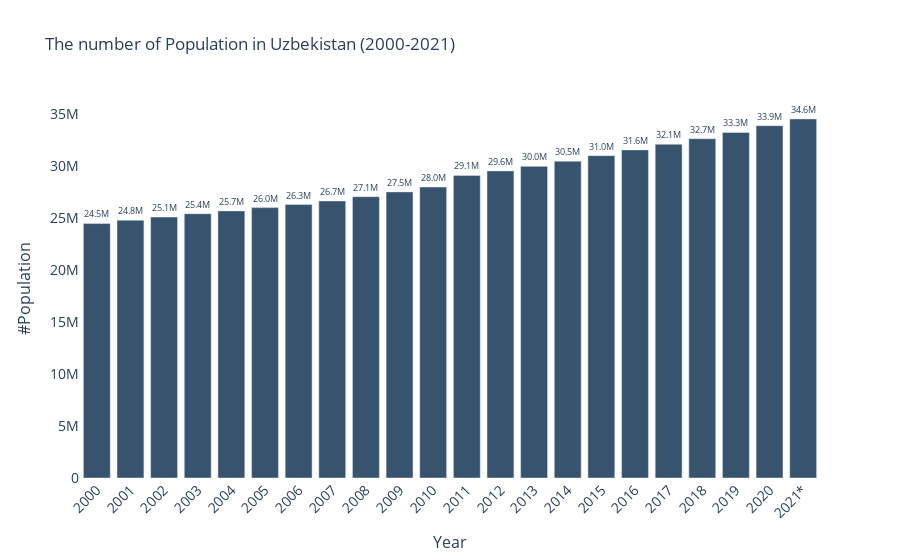

Write notebook code for a chart like this one.
### Markdown cell above
# Population (Visulization)

### Code cell
a =[]
b =[]
for key, value in reversed(values.items()):
    entry = Data_year(value, population) 
    a.append(key)
    b.append(float(entry['total'][0])*1000)
fig=px.bar(x=a, y=b, labels={'x': 'Year', 'y': '#Population'}, title="The number of Population in Uzbekistan (2000-2021)", text=b)
fig.update_traces(texttemplate='%{text:.3s}', textposition='outside',marker_color='rgb(55, 83, 109)')
fig.update_layout(plot_bgcolor='white',xaxis_tickangle=-45, xaxis=dict(tickfont_size=14,titlefont_size=16), yaxis=dict(tickfont_size=14,titlefont_size=16))

### Figure 1 — Plotly figure (JSON) as saved in the notebook; plotly's stock layout.template omitted (floating-point values rounded to 4 significant figures)
{"data": [{"alignmentgroup": "True", "hovertemplate": "Year=%{x}<br>#Population=%{y}<br>text=%{text}<extra></extra>", "legendgroup": "", "marker": {"color": "rgb(55, 83, 109)"}, "name": "", "offsetgroup": "", "orientation": "v", "showlegend": false, "text": [24487700, 24813100, 25115800, 25427900, 25707400, 26021300, 26312700, 26663800, 27072200, 27533400, 28001400, 29123400, 29555400, 29993500, 30492800, 31022500, 31575300, 32120500, 32656700, 33255500, 33905200, 34558900], "textposition": "outside", "texttemplate": "%{text:.3s}", "type": "bar", "x": ["2000", "2001", "2002", "2003", "2004", "2005", "2006", "2007", "2008", "2009", "2010", "2011", "2012", "2013", "2014", "2015", "2016", "2017", "2018", "2019", "2020", "2021*"], "xaxis": "x", "y": [24487700, 24813100, 25115800, 25427900, 25707400, 26021300, 26312700, 26663800, 27072200, 27533400, 28001400, 29123400, 29555400, 29993500, 30492800, 31022500, 31575300, 32120500, 32656700, 33255500, 33905200, 34558900], "yaxis": "y"}], "layout": {"barmode": "relative", "legend": {"tracegroupgap": 0}, "plot_bgcolor": "white", "title": {"text": "The number of Population in Uzbekistan (2000-2021)"}, "xaxis": {"anchor": "y", "domain": [0, 1], "tickangle": -45, "tickfont": {"size": 14}, "title": {"font": {"size": 16}, "text": "Year"}}, "yaxis": {"anchor": "x", "domain": [0, 1], "tickfont": {"size": 14}, "title": {"font": {"size": 16}, "text": "#Population"}}}}
